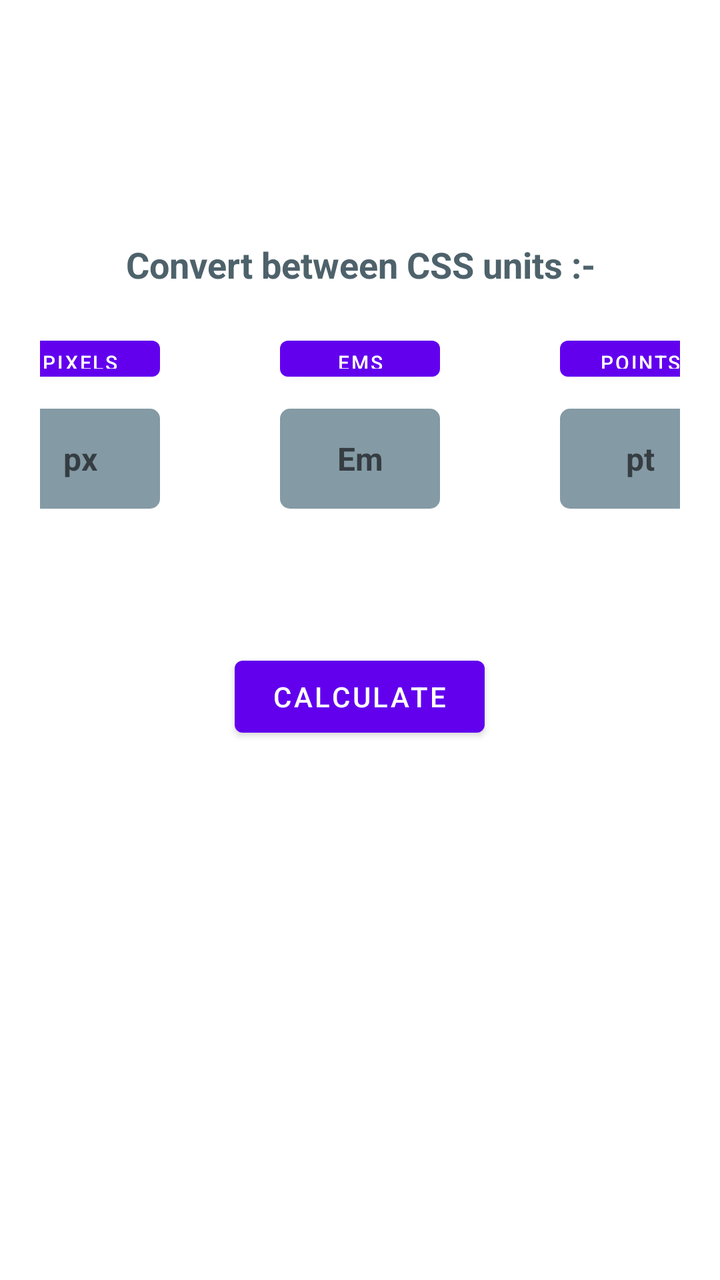
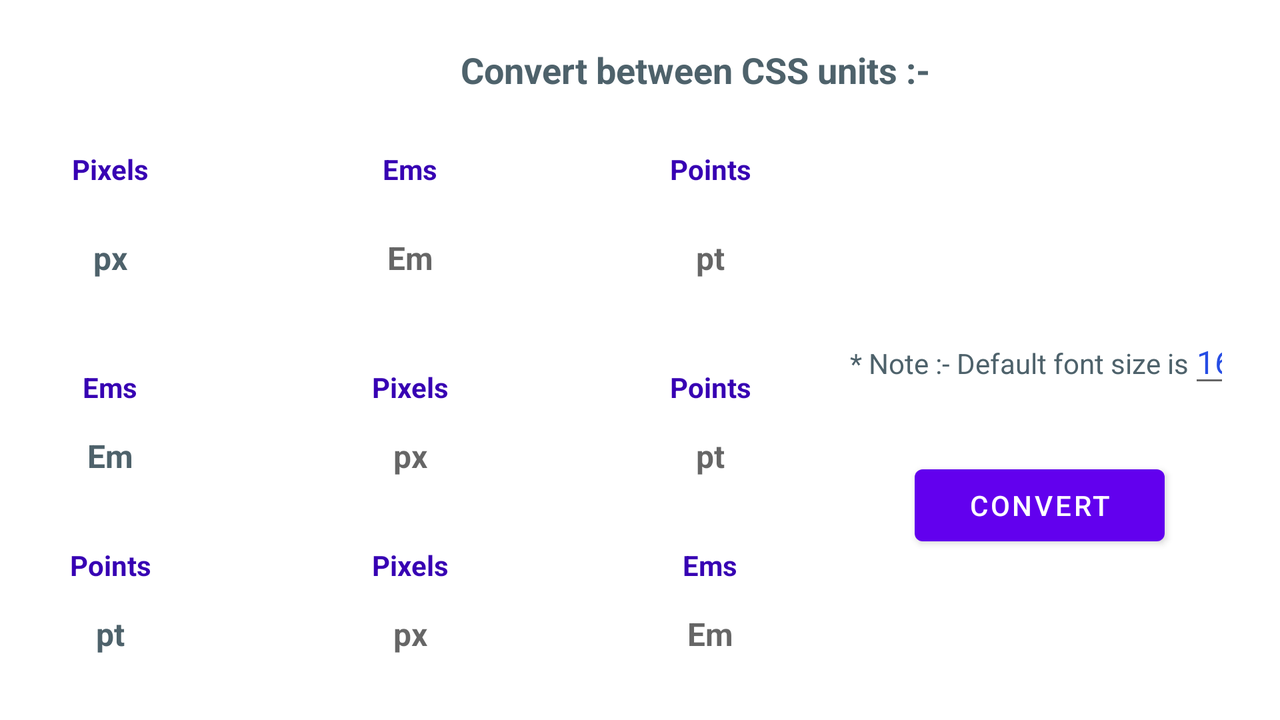

An Android layout and its configuration variant, each rendered on a device that would load it. The default file and the variant file are quoted in full after the pictures.
<!-- AndroidManifest.xml: application theme Theme.CssConvertor -->
<!-- res/layout/activity_main.xml -->
<?xml version="1.0" encoding="utf-8"?>
<LinearLayout xmlns:android="http://schemas.android.com/apk/res/android"
    xmlns:app="http://schemas.android.com/apk/res-auto"
    xmlns:tools="http://schemas.android.com/tools"
    android:layout_width="match_parent"
    android:layout_height="match_parent"
    android:gravity="center_horizontal"
    android:orientation="vertical"
    android:padding="20dp"
    tools:context=".ActivityMain">


    <ImageView
        android:id="@+id/imageView2"
        android:layout_width="wrap_content"
        android:layout_height="50dp"
        android:gravity="center"
        app:srcCompat="@drawable/css_convertor_logo" />

    <TextView
        android:layout_width="match_parent"
        android:layout_height="wrap_content"
        android:layout_marginTop="50dp"
        android:gravity="center_horizontal"
        android:text="@string/convert_between_css_units"
        android:textAlignment="center"
        android:textColor="@color/convertor_gray_dark"
        android:textSize="18sp"
        android:textStyle="bold" />



    <LinearLayout
        android:layout_width="match_parent"
        android:layout_height="30dp"
        android:layout_marginTop="20dp"
        android:gravity="center">

        <Button
            android:layout_width="80dp"
            android:layout_height="wrap_content"
            android:layout_marginEnd="60dp"
            android:layout_marginRight="60dp"
            android:gravity="center"
            android:text="@string/pixels"
            android:textColor="@color/white"
            android:textSize="10sp"
            tools:ignore="SmallSp" />

        <Button
            android:layout_width="80dp"
            android:layout_height="wrap_content"
            android:gravity="center"
            android:text="@string/ems"
            android:textColor="@color/white"
            android:textSize="10sp"
            tools:ignore="SmallSp" />

        <Button
            android:layout_width="80dp"
            android:layout_height="wrap_content"
            android:layout_marginStart="60dp"
            android:layout_marginLeft="60dp"
            android:gravity="center"
            android:text="@string/points"
            android:textColor="@color/white"
            android:textSize="10sp"
            tools:ignore="SmallSp" />
    </LinearLayout>


    <LinearLayout
        android:layout_width="match_parent"
        android:layout_height="wrap_content"
        android:gravity="center"
        android:layout_marginTop="10dp"
        android:orientation="horizontal">

        <EditText
            android:id="@+id/pixels"
            android:layout_width="80dp"
            android:layout_height="50dp"
            android:layout_marginEnd="60dp"
            android:layout_marginRight="60dp"
            android:background="@drawable/round_box"
            android:gravity="center"
            android:hint="@string/px"
            android:inputType="number"
            android:textColor="@color/white"
            android:textSize="16sp"
            android:textStyle="bold" />

        <EditText
            android:id="@+id/em"
            android:layout_width="80dp"
            android:layout_height="50dp"
            android:background="@drawable/round_box"
            android:gravity="center"
            android:hint="@string/em"
            android:inputType="number"
            android:textColor="@color/white"
            android:textSize="16sp"
            android:textStyle="bold" />

        <EditText
            android:id="@+id/points"
            android:layout_width="80dp"
            android:layout_height="50dp"
            android:layout_gravity="fill_horizontal"
            android:layout_marginStart="60dp"
            android:layout_marginLeft="60dp"
            android:background="@drawable/round_box"
            android:gravity="center"
            android:hint="@string/pt"
            android:inputType="number"
            android:textColor="@color/white"
            android:textSize="16sp"
            android:textStyle="bold" />


    </LinearLayout>

    <Button
        android:id="@+id/calculate"
        android:layout_width="125dp"
        android:layout_height="wrap_content"
        android:layout_marginStart="0dp"
        android:layout_marginTop="70dp"
        android:layout_marginEnd="0dp"
        android:text="Calculate" />


</LinearLayout>
<!-- resources referenced by this layout -->
<resources>
  <color name="convertor_gray_dark">#4E626B</color>
  <color name="white">#FFFFFFFF</color>
  <!-- drawable css_convertor_logo: png bitmap (mipmap-anydpi-v26, 26249 bytes) -->
  <!-- drawable round_box (drawable) -->
  <?xml version="1.0" encoding="utf-8"?>
  <shape xmlns:android="http://schemas.android.com/apk/res/android" android:shape="rectangle">
      <solid android:color="@color/convertor_gray_light" />
      <corners android:radius="5dp"/>
  
  </shape>
  <string name="convert_between_css_units">Convert between CSS units :-</string>
  <string name="em">Em</string>
  <string name="ems">Ems</string>
  <string name="pixels">Pixels</string>
  <string name="points">Points</string>
  <string name="pt">pt</string>
  <string name="px">px</string>
  <style name="Theme.CssConvertor" parent="Theme.MaterialComponents.DayNight.DarkActionBar">
          
          <item name="colorPrimary">@color/purple_500</item>
          <item name="colorPrimaryVariant">@color/purple_700</item>
          <item name="colorOnPrimary">@color/white</item>
          
          <item name="colorSecondary">@color/teal_200</item>
          <item name="colorSecondaryVariant">@color/teal_700</item>
          <item name="colorOnSecondary">@color/black</item>
          
          <item name="android:statusBarColor" tools:targetApi="l">?attr/colorPrimaryVariant</item>
          
      </style>
  <color name="convertor_gray_light">#849AA5</color>
  <color name="purple_500">#FF6200EE</color>
  <color name="purple_700">#FF3700B3</color>
  <color name="teal_200">#FF03DAC5</color>
  <color name="teal_700">#FF018786</color>
  <color name="black">#FF000000</color>
</resources>
<!-- res/layout-land/activity_main.xml (the repository's variant of the layout above) -->
<!-- drawn on the phone turned sideways -->
<?xml version="1.0" encoding="utf-8"?>
<LinearLayout xmlns:android="http://schemas.android.com/apk/res/android"
    xmlns:app="http://schemas.android.com/apk/res-auto"
    xmlns:tools="http://schemas.android.com/tools"
    android:layout_width="match_parent"
    android:layout_height="match_parent"
    android:gravity="center_horizontal"
    android:orientation="vertical"
    android:padding="10dp"
    tools:context=".ActivityMain">

    <LinearLayout
        android:layout_width="wrap_content"
        android:layout_height="wrap_content">

        <ImageView
            android:id="@+id/imageView2"
            android:layout_width="50dp"
            android:layout_height="50dp"
            android:gravity="center"
            app:srcCompat="@drawable/css_convertor_logo" />

        <TextView
            android:layout_width="wrap_content"
            android:layout_height="match_parent"
            android:gravity="center"
            android:layout_marginStart="5dp"
            android:layout_marginLeft="5dp"
            android:text="@string/convert_between_css_units"
            android:textAlignment="center"
            android:textColor="@color/convertor_gray_dark"
            android:textSize="18sp"
            android:textStyle="bold" />
    </LinearLayout>

    <ScrollView
        android:layout_width="wrap_content"
        android:layout_height="match_parent"
        android:scrollbarSize="1dp">
        <LinearLayout
            android:layout_width="wrap_content"
            android:layout_height="wrap_content"
            android:gravity="center"
            android:padding="5dp">

            <LinearLayout
                android:layout_width="wrap_content"
                android:layout_height="wrap_content"
                android:orientation="vertical">


                <LinearLayout
                    android:layout_width="wrap_content"
                    android:layout_height="wrap_content"
                    android:layout_marginTop="10dp"
                    android:orientation="horizontal">

                    <TextView
                        android:layout_width="80dp"
                        android:layout_height="wrap_content"
                        android:layout_marginEnd="70dp"
                        android:layout_marginRight="70dp"
                        android:gravity="center"
                        android:text="@string/pixels"
                        android:textColor="@color/design_default_color_primary_variant"
                        android:textStyle="bold"/>

                    <TextView
                        android:layout_width="80dp"
                        android:layout_height="wrap_content"
                        android:gravity="center"
                        android:text="@string/ems"
                        android:textColor="@color/design_default_color_primary_variant"
                        android:textStyle="bold"/>

                    <TextView
                        android:layout_width="80dp"
                        android:layout_height="wrap_content"
                        android:layout_marginStart="70dp"
                        android:layout_marginLeft="70dp"
                        android:gravity="center"
                        android:text="@string/points"
                        android:textColor="@color/design_default_color_primary_variant"
                        android:textStyle="bold"/>


                </LinearLayout>

                <LinearLayout
                    android:id="@+id/layout_convertor"
                    android:layout_width="match_parent"
                    android:layout_height="wrap_content"
                    android:layout_marginTop="0dp"
                    android:gravity="center"
                    android:orientation="horizontal">

                    <EditText
                        android:id="@+id/px_pixels"
                        android:layout_width="80dp"
                        android:layout_height="70dp"
                        android:layout_marginEnd="70dp"
                        android:layout_marginRight="50dp"
                        android:background="@drawable/round_box_light_gray"
                        android:gravity="center"
                        android:hint="@string/px"
                        android:inputType="numberDecimal"
                        android:textColor="@color/convertor_gray_dark"
                        android:textColorHint="@color/convertor_gray_dark"
                        android:textSize="16sp"
                        android:textStyle="bold" />

                    <TextView
                        android:id="@+id/px_em"
                        android:layout_width="80dp"
                        android:layout_height="50dp"
                        android:background="@drawable/round_box_gray"
                        android:gravity="center"
                        android:hint="@string/em"
                        android:textColor="@color/white"
                        android:textSize="16sp"
                        android:textStyle="bold" />

                    <TextView
                        android:id="@+id/px_points"
                        android:layout_width="80dp"
                        android:layout_height="50dp"
                        android:layout_marginStart="70dp"
                        android:layout_marginLeft="70dp"
                        android:background="@drawable/round_box_gray"
                        android:gravity="center"
                        android:hint="@string/pt"
                        android:textColor="@color/white"
                        android:textSize="16sp"
                        android:textStyle="bold" />


                </LinearLayout>

                <LinearLayout
                    android:layout_width="match_parent"
                    android:layout_height="wrap_content"
                    android:layout_marginTop="20dp"
                    android:orientation="horizontal">

                    <TextView
                        android:layout_width="80dp"
                        android:layout_height="wrap_content"
                        android:gravity="center"
                        android:layout_marginEnd="70dp"
                        android:layout_marginRight="70dp"
                        android:text="@string/ems"
                        android:textColor="@color/design_default_color_primary_variant"
                        android:textStyle="bold"/>

                    <TextView
                        android:layout_width="80dp"
                        android:layout_height="wrap_content"

                        android:gravity="center"
                        android:text="@string/pixels"
                        android:textColor="@color/design_default_color_primary_variant"
                        android:textStyle="bold"/>



                    <TextView
                        android:layout_width="80dp"
                        android:layout_height="wrap_content"
                        android:layout_marginStart="70dp"
                        android:layout_marginLeft="70dp"
                        android:gravity="center"
                        android:text="@string/points"
                        android:textColor="@color/design_default_color_primary_variant"
                        android:textStyle="bold"/>


                </LinearLayout>

                <LinearLayout
                    android:layout_width="match_parent"
                    android:layout_height="wrap_content">


                    <EditText
                        android:id="@+id/ems_em"
                        android:layout_width="80dp"
                        android:layout_height="50dp"
                        android:background="@drawable/round_box_light_gray"
                        android:gravity="center"
                        android:layout_marginEnd="70dp"
                        android:layout_marginRight="70dp"
                        android:hint="@string/em"
                        android:inputType="numberDecimal"
                        android:textColor="@color/convertor_gray_dark"
                        android:textColorHint="@color/convertor_gray_dark"
                        android:textSize="16sp"
                        android:textStyle="bold" />


                    <TextView
                        android:id="@+id/ems_pixels"
                        android:layout_width="80dp"
                        android:layout_height="50dp"
                        android:background="@drawable/round_box_gray"
                        android:gravity="center"
                        android:hint="@string/px"
                        android:textColor="@color/white"
                        android:textSize="16sp"
                        android:textStyle="bold" />



                    <TextView
                        android:id="@+id/ems_points"
                        android:layout_width="80dp"
                        android:layout_height="50dp"
                        android:layout_gravity="fill_horizontal"
                        android:layout_marginStart="70dp"
                        android:layout_marginLeft="70dp"
                        android:background="@drawable/round_box_gray"
                        android:gravity="center"
                        android:hint="@string/pt"
                        android:textColor="@color/white"
                        android:textSize="16sp"
                        android:textStyle="bold" />

                </LinearLayout>

                <LinearLayout
                    android:layout_width="match_parent"
                    android:layout_height="wrap_content"
                    android:layout_marginTop="20dp"
                    android:orientation="horizontal">

                    <TextView
                        android:layout_width="80dp"
                        android:layout_height="wrap_content"
                        android:layout_marginEnd="70dp"
                        android:layout_marginRight="70dp"
                        android:gravity="center"
                        android:text="@string/points"
                        android:textColor="@color/design_default_color_primary_variant"
                        android:textStyle="bold"/>
                    <TextView
                        android:layout_width="80dp"
                        android:layout_height="wrap_content"

                        android:gravity="center"
                        android:text="@string/pixels"
                        android:textColor="@color/design_default_color_primary_variant"
                        android:textStyle="bold"/>

                    <TextView
                        android:layout_width="80dp"
                        android:layout_height="wrap_content"
                        android:gravity="center"
                        android:layout_marginStart="70dp"
                        android:layout_marginLeft="70dp"
                        android:text="@string/ems"
                        android:textColor="@color/design_default_color_primary_variant"
                        android:textStyle="bold"/>




                </LinearLayout>

                <LinearLayout
                    android:layout_width="wrap_content"
                    android:layout_height="wrap_content">


                    <EditText
                        android:id="@+id/points_points"
                        android:layout_width="80dp"
                        android:layout_height="50dp"
                        android:layout_marginEnd="70dp"
                        android:layout_marginRight="70dp"
                        android:background="@drawable/round_box_light_gray"
                        android:gravity="center"
                        android:hint="@string/pt"
                        android:inputType="number"
                        android:textColor="@color/convertor_gray_dark"
                        android:textColorHint="@color/convertor_gray_dark"
                        android:textSize="16sp"
                        android:textStyle="bold" />


                    <TextView
                        android:id="@+id/points_pixels"
                        android:layout_width="80dp"
                        android:layout_height="50dp"
                        android:background="@drawable/round_box_gray"
                        android:gravity="center"
                        android:hint="@string/px"
                        android:textColor="@color/white"
                        android:textSize="16sp"
                        android:textStyle="bold" />

                    <TextView
                        android:id="@+id/points_em"
                        android:layout_width="80dp"
                        android:layout_height="50dp"
                        android:background="@drawable/round_box_gray"
                        android:gravity="center"
                        android:layout_marginStart="70dp"
                        android:layout_marginLeft="70dp"
                        android:hint="@string/em"
                        android:textColor="@color/white"
                        android:textSize="16sp"
                        android:textStyle="bold" />

                </LinearLayout>
            </LinearLayout>

            <LinearLayout
                android:layout_width="wrap_content"
                android:layout_height="wrap_content"
                android:gravity="center"
                android:layout_gravity="center"
                android:padding="10dp"
                android:layout_marginStart="20dp"
                android:layout_marginLeft="20dp"
                android:orientation="vertical">

                <LinearLayout
                    android:layout_width="wrap_content"
                    android:layout_height="wrap_content"
                    android:layout_marginTop="30dp">


                    <TextView
                        android:layout_width="wrap_content"
                        android:layout_height="wrap_content"
                        android:text="@string/note_default_font_size_is"
                        android:textColor="@color/convertor_gray_dark" />

                    <EditText
                        android:id="@+id/default_font_size"
                        android:layout_width="wrap_content"
                        android:layout_height="wrap_content"
                        android:inputType="number"
                        android:text="16"
                        android:textColor="@color/convertor_blue"
                        android:textSize="16sp" />

                    <TextView
                        android:layout_width="wrap_content"
                        android:layout_height="wrap_content"
                        android:text="px"
                        android:textColor="@color/convertor_gray_dark" />


                </LinearLayout>

                <Button
                    android:id="@+id/convert"
                    android:layout_width="125dp"
                    android:layout_height="wrap_content"
                    android:layout_marginStart="0dp"
                    android:layout_marginTop="30dp"
                    android:layout_marginEnd="0dp"
                    android:text="Convert" />

            </LinearLayout>

        </LinearLayout>

    </ScrollView>





</LinearLayout>
<!-- resources referenced by the variant -->
<!-- as the phone turned sideways resolves them -->
<resources>
  <color name="convertor_blue">#264DE4</color>
  <color name="convertor_gray_dark">#4E626B</color>
  <color name="white">#FFFFFFFF</color>
  <!-- drawable css_convertor_logo: png bitmap (mipmap-anydpi-v26, 26249 bytes) -->
  <!-- drawable round_box_light_gray (drawable) -->
  <?xml version="1.0" encoding="utf-8"?>
  <shape xmlns:android="http://schemas.android.com/apk/res/android" android:shape="rectangle">
      <solid android:color="@color/convertor_gray_white" />
      <corners android:radius="5dp"/>
  
  </shape>
  <string name="convert_between_css_units">Convert between CSS units :-</string>
  <string name="em">Em</string>
  <string name="ems">Ems</string>
  <string name="note_default_font_size_is">* Note :- Default font size is</string>
  <string name="pixels">Pixels</string>
  <string name="points">Points</string>
  <string name="pt">pt</string>
  <string name="px">px</string>
  <style name="Theme.CssConvertor" parent="Theme.MaterialComponents.DayNight.DarkActionBar">
          
          <item name="colorPrimary">@color/purple_500</item>
          <item name="colorPrimaryVariant">@color/purple_700</item>
          <item name="colorOnPrimary">@color/white</item>
          
          <item name="colorSecondary">@color/teal_200</item>
          <item name="colorSecondaryVariant">@color/teal_700</item>
          <item name="colorOnSecondary">@color/black</item>
          
          <item name="android:statusBarColor" tools:targetApi="l">?attr/colorPrimaryVariant</item>
          
      </style>
  <color name="purple_500">#FF6200EE</color>
  <color name="purple_700">#FF3700B3</color>
  <color name="teal_200">#FF03DAC5</color>
  <color name="teal_700">#FF018786</color>
  <color name="black">#FF000000</color>
</resources>
